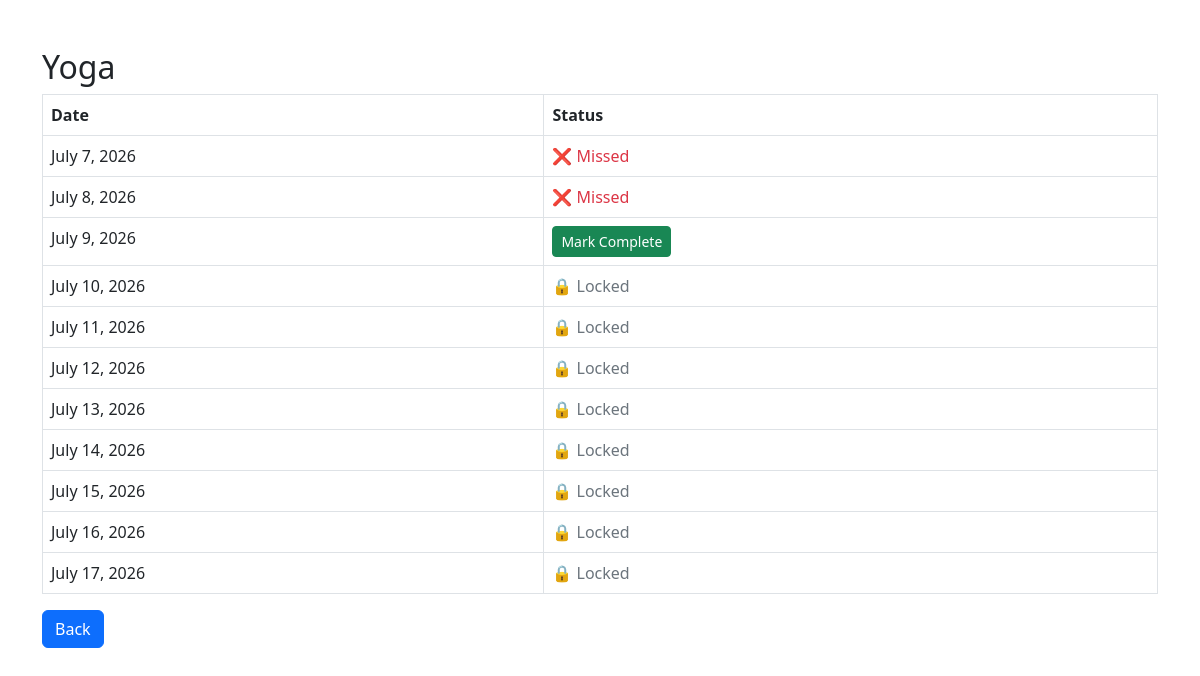
The page /habit/20/ (signed in) on the database its author committed.
### habits/models.py (models this page shows, shortened)
class Habit(models.Model):
    user = models.ForeignKey(
        User,
        on_delete=models.CASCADE
    )
    name = models.CharField(
        max_length=200
    )
    description = models.TextField(
        blank=True
    )
    category = models.CharField(
    max_length=50,
    default="Health"
    )
    frequency = models.CharField(
    max_length=20,
    default="Daily"
    )
    reminder_time = models.TimeField(
    null=True,
    blank=True
    )
    status = models.CharField(
        max_length=20,
        choices=[
            ('Pending', 'Pending'),
            ('Completed', 'Completed'),
        ],
        default='Pending'
    )
    start_date = models.DateField()
    end_date = models.DateField( null=True,
    blank=True)

class HabitLog(models.Model):
    habit = models.ForeignKey(
        Habit,
        on_delete=models.CASCADE
    )
    log_date = models.DateField()
    completed = models.BooleanField(
        default=False
    )
    missed = models.BooleanField(
        default=False
    )

### habits/views.py (the view)
@login_required
def habit_detail(request, id):
    habit = get_object_or_404(
        Habit,
        id=id,
        user=request.user
    )
    today = date.today()
    HabitLog.objects.filter(
        habit=habit,
        log_date__lt=today,
        completed=False
    ).update(
        missed=True
    )
    logs = HabitLog.objects.filter(
        habit=habit
    ).order_by('log_date')
    return render(
        request,
        'habits/habit_detail.html',
        {
            'habit': habit,
            'logs': logs,
            'today': today
        }
    )

### habits/templates/habits/habit_detail.html (shortened to what this page needs)
<!DOCTYPE html>
<html>
<head>
    <link href="https://cdn.jsdelivr.net/npm/bootstrap@5.3.0/dist/css/bootstrap.min.css" rel="stylesheet">
</head>
<body>
<div class="container mt-5">
    <h2>{{ habit.name }}</h2>
    <table class="table table-bordered">
        <tr>
            <th>Date</th>
            <th>Status</th>
        </tr>
        {% for log in logs %}
        <tr>
            <td>{{ log.log_date }}</td>
            <td>
                {% if log.completed %}
                    <span class="text-success">
                        ✅ Completed
                    </span>
                {% elif log.missed %}
                    <span class="text-danger">
                        ❌ Missed
                    </span>
                {% elif log.log_date == today %}
                    <a href="{% url 'mark_complete' log.id %}"
                       class="btn btn-success btn-sm">
                       Mark Complete
                    </a>
                {% else %}
                    <span class="text-secondary">
                        🔒 Locked
                    </span>
                {% endif %}
            </td>
        </tr>
        {% empty %}
        <tr>
            <td colspan="2" class="text-center">
                No records found
            </td>
        </tr>
        {% endfor %}
    </table>
    <a href="/habit-list/" class="btn btn-primary">
        Back
    </a>
</div>
</body>
</html>

### rows shown on the page
Habit: name "Yoga"
HabitLog: log_date "July 7, 2026", completed "❌ Missed"
HabitLog: log_date "July 8, 2026", completed "❌ Missed"
HabitLog: log_date "July 9, 2026", completed "Mark Complete"
HabitLog: log_date "July 10, 2026", completed "🔒 Locked"
HabitLog: log_date "July 11, 2026", completed "🔒 Locked"
HabitLog: log_date "July 12, 2026", completed "🔒 Locked"
HabitLog: log_date "July 13, 2026", completed "🔒 Locked"
HabitLog: log_date "July 14, 2026", completed "🔒 Locked"
HabitLog: log_date "July 15, 2026", completed "🔒 Locked"
HabitLog: log_date "July 16, 2026", completed "🔒 Locked"
HabitLog: log_date "July 17, 2026", completed "🔒 Locked"
